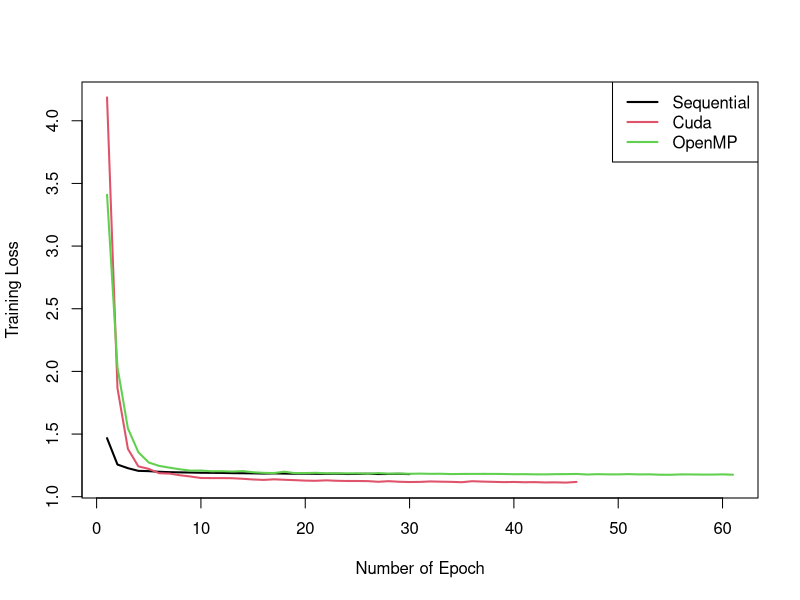
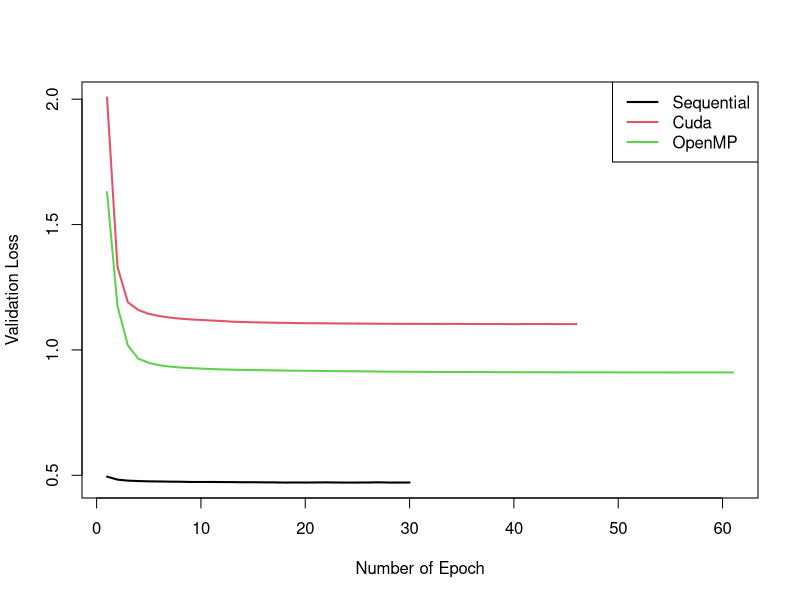
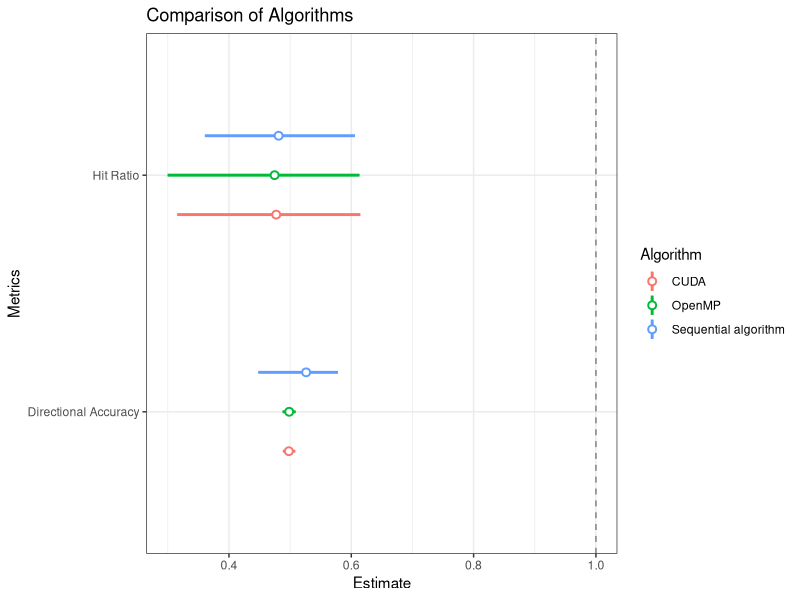
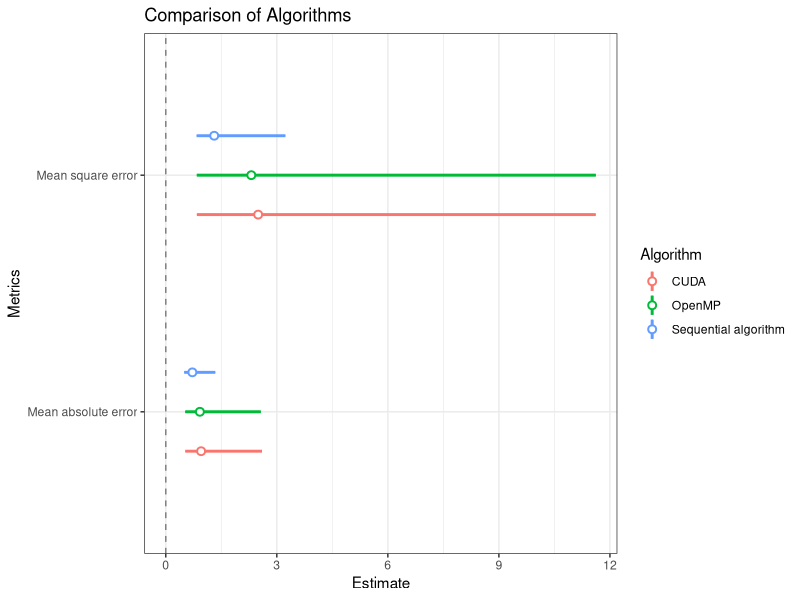
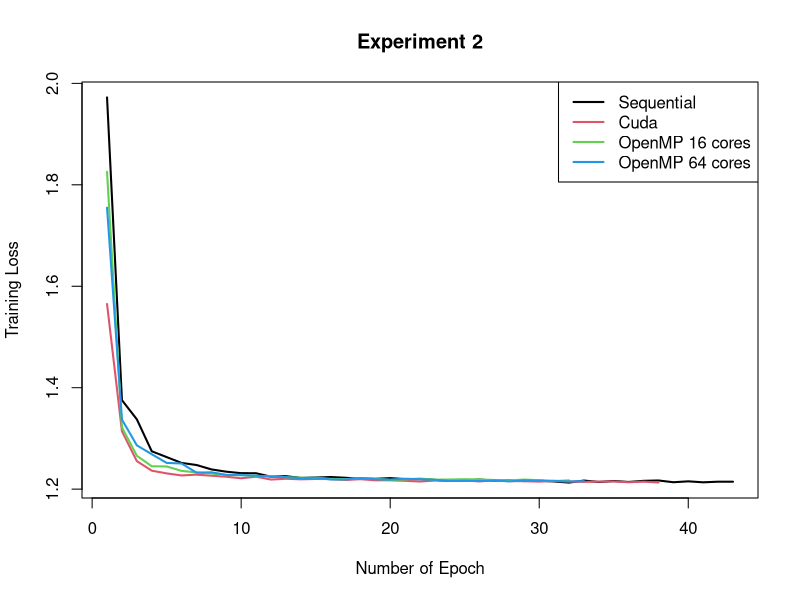
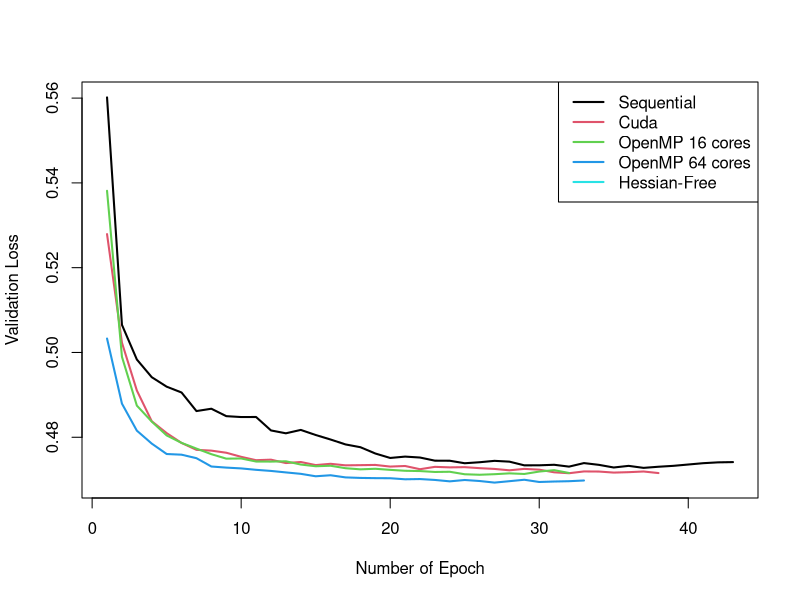
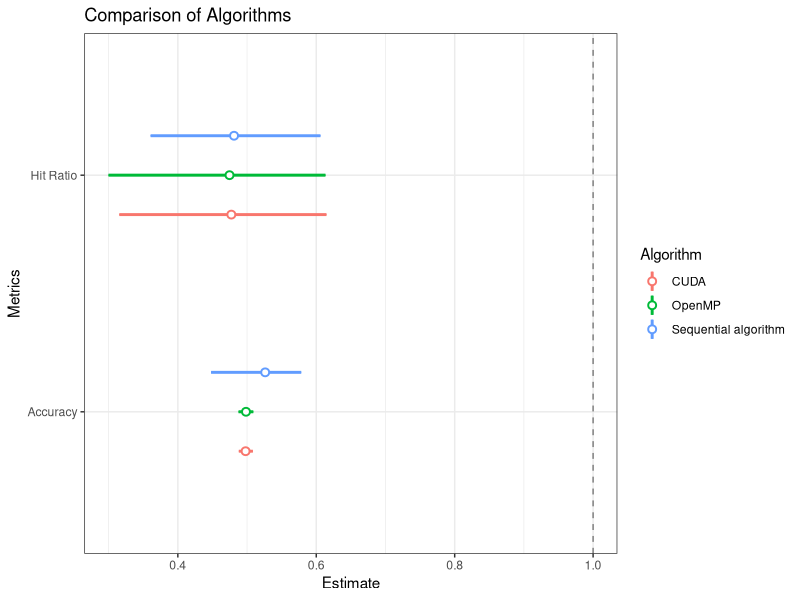
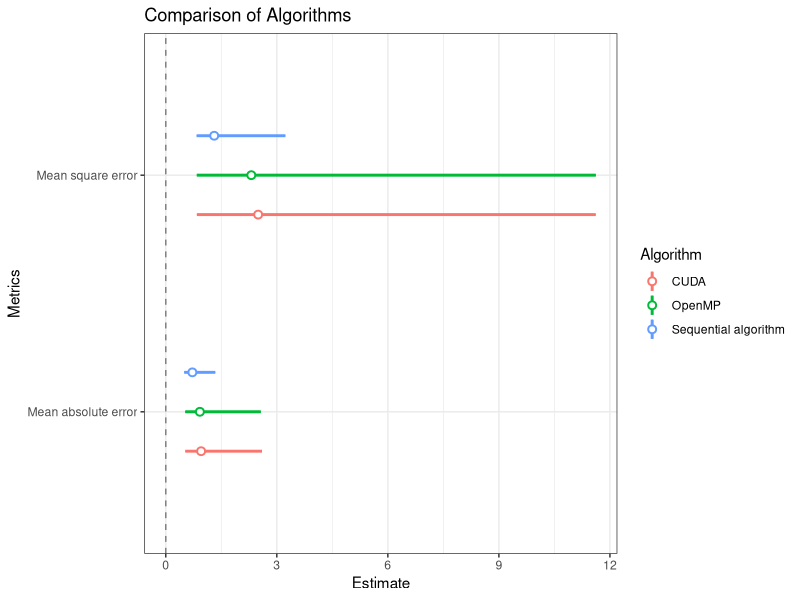

Write R code to recreate these figures, in order.
library(ggplot2)


#### Experiment 2
# Cuda
cuda_loss = c(4.1864476875070498, 1.865434858882016, 1.3818578036667259, 1.2421049187369453, 1.2219228250183762, 1.1873860242316081, 1.1846561050447364, 1.1710844644701346, 1.1613778645745194, 1.1493520467384983, 1.1486139531994601, 1.1486329878652393, 1.1475968786482387, 1.1430827979061242, 1.1375225084927636, 1.134093707839813, 1.1387619425528999, 1.1353218764150035, 1.1320594642265562, 1.1284367749675048, 1.1269697379726504, 1.1305691111583789, 1.1270616333844874, 1.125361624011326, 1.1253850482175052, 1.1243962485015861, 1.1191883372933205, 1.1238793118627746, 1.1193141058414389, 1.1171560023823144, 1.1182097850154187, 1.121804613509872, 1.1199013876335144, 1.1185683033323097, 1.11573777934897, 1.1236124903395484, 1.1206623345307904, 1.1186482728350902, 1.1164625420447942, 1.1176355209060467, 1.1155702649067138, 1.1163384416640567, 1.1138471192287678, 1.1146196820818564, 1.1126506529201059, 1.1180572273488592)
cuda_valLoss = c(2.0072012491365161, 1.3308836910046791, 1.1898811319972329, 1.1591923007800271, 1.1440527465374983, 1.1353673947055394, 1.1289888098861194, 1.1249343452515015, 1.1217366368113757, 1.119602660290955, 1.1173755876980003, 1.115369172348325, 1.1127866855196047, 1.1114358811086009, 1.1102419876317096, 1.1093661824310079, 1.1086304077492937, 1.1080767201068482, 1.1072314161641927, 1.1065888436355256, 1.1064304149340711, 1.1061709708013765, 1.1057600138026631, 1.1053760534462302, 1.1051187629984096, 1.1049061889609657, 1.1045773320584247, 1.1044010352942952, 1.1041781333938205, 1.1039768766847879, 1.1040470477323618, 1.1038473329880165, 1.1037193452330292, 1.1038674158954653, 1.1037646391479818, 1.1035288130780552, 1.1033619298081767, 1.1033607140430877, 1.1032467167565718, 1.1029506714939465, 1.1032993165730056, 1.103365499138711, 1.1034709673661451, 1.1030613779011762, 1.1030195132630107, 1.1031193078392363)

# OpenMP
mp_loss = c(3.409805499328495, 2.0337079029125276, 1.5451913123595069, 1.3552936724298799, 1.2728972357518087, 1.2456961537900491, 1.2316137226887975, 1.2183489820258353, 1.2080618803071406, 1.209092546010379, 1.2028831474236155, 1.2034926415297875, 1.2009666071696945, 1.2045347089788063, 1.195355041361837, 1.1905411621764821, 1.1889835069183778, 1.1995746627337609, 1.1877190333818461, 1.1885992504764276, 1.1906814916074686, 1.1869440702510763, 1.1869371517079734, 1.1860882184857202, 1.1865020210930235, 1.1835623651467666, 1.188523046122437, 1.1839494765506904, 1.1849036131478115, 1.1829119670917378, 1.1842800715335111, 1.1825723377246693, 1.183171790703385, 1.1805147800533642, 1.1816079980912284, 1.1821375514893055, 1.1822203703123011, 1.1821855230560121, 1.1812465252204321, 1.1794313417936864, 1.1799459516441466, 1.1786493128027495, 1.1781632999183465, 1.1799440962633292, 1.1802756407484949, 1.1817571476610744, 1.1770997101316492, 1.1797952996796546, 1.1784367299708216, 1.1781393873541044, 1.1803253505121054, 1.1778135736274897, 1.17867548796456, 1.1754595773440883, 1.1750561496623744, 1.17803274252265, 1.1777494710417644, 1.1766771836438812, 1.1766679941794698, 1.1781972104356953, 1.175555417132816)
mp_valLoss = c(1.6298283404392615, 1.1753905509254239, 1.0176372539993062, 0.96532787597207692, 0.94844931893250128, 0.93913087762844272, 0.93368505748883213, 0.92997611132527724, 0.92775612275748287, 0.92558836551166634, 0.92390562521728647, 0.92244193338612623, 0.92123467826875582, 0.92038285499990935, 0.91966368708922397, 0.91918197535773694, 0.91854219077522981, 0.91785437923009339, 0.91724137250385784, 0.91675353635977341, 0.91634755355145958, 0.91588754215227552, 0.91546032284122936, 0.91510684419106481, 0.91476105587315215, 0.91440118710415441, 0.91397016953711019, 0.91352496006576867, 0.91319743603700221, 0.91291421910376114, 0.91271834276927122, 0.91251468274683034, 0.91230674486409125, 0.91215694978737261, 0.91195519406364878, 0.91176568359005294, 0.91164710373443814, 0.91148649137410342, 0.91132126241084155, 0.91123368906918234, 0.91115821116821361, 0.91109546341357983, 0.91103248408752879, 0.91096566063555484, 0.91087319096723918, 0.91079049476402485, 0.91066640074153704, 0.91058353788365509, 0.91054786495821471, 0.91045686744989196, 0.91035037323888057, 0.91032888888504815, 0.91033884744569837, 0.91021277530037403, 0.91016925783005453, 0.91026072373272238, 0.91040968139548906, 0.9103988734434032, 0.91033606786155896, 0.91030691268685626, 0.91032514469941084)

# Sequential
seq_loss = c(1.467226750576399, 1.2566617127965094, 1.227592972155267, 1.2063684877415637, 1.2040074260884357, 1.1987919677176107, 1.195884505251702, 1.1942001514571061, 1.1928672649287668, 1.1912332596730071, 1.1906490482401726, 1.1898255327043974, 1.1881590711205123, 1.1873432976330316, 1.1864135233988558, 1.1846658958874683, 1.1859736825636416, 1.1847755152395998, 1.1833160954726913, 1.1839680973678477, 1.1829111040301279, 1.1826227560994866, 1.1832826983235067, 1.1810990721456731, 1.1819049749174324, 1.1832260668327472, 1.1809163726262988, 1.1814110681224557, 1.1826615873223409, 1.1804102148464801)
seq_valLoss = c(0.49481278140265078, 0.4828631561382713, 0.47873092350538515, 0.47714450719708779, 0.47593886872077135, 0.47548079597033238, 0.47470596324081243, 0.47446334693730829, 0.4734875054622848, 0.47340528397491588, 0.47356588049924275, 0.47305363278632251, 0.47291309655212055, 0.47234009637566954, 0.47238303021720107, 0.47201324318371385, 0.47175889297041934, 0.47107977597056239, 0.47140009451055387, 0.47114632521214178, 0.47151265656474695, 0.47179093542625822, 0.47136645322030818, 0.47096903368299836, 0.47119108865358678, 0.47133221030925487, 0.47207262944999778, 0.47115223205233292, 0.47120055307217201, 0.47126707351627534)

n = max(length(cuda_loss), length(mp_loss), length(seq_loss))
epochs = 1:n
cuda_loss = c(cuda_loss, rep(NA,n-length(cuda_loss))); cuda_valLoss = c(cuda_valLoss, rep(NA,n-length(cuda_valLoss)))
mp_loss = c(mp_loss, rep(NA,n-length(mp_loss))); mp_valLoss = c(mp_valLoss, rep(NA,n-length(mp_valLoss)))
seq_loss = c(seq_loss, rep(NA,n-length(seq_loss))); seq_valLoss = c(seq_valLoss, rep(NA,n-length(seq_valLoss)))

### Plot training loss
png("images/ex2_trainingLoss_plot.png")
plot(epochs, seq_loss, type = "l", lwd = 2, ylim = c(min(cuda_loss, seq_loss, mp_loss, na.rm = T), 
                                                     max(cuda_loss, seq_loss, mp_loss, na.rm = T)),
     xlab = "Number of Epoch", ylab = "Training Loss")
lines(epochs, cuda_loss, col = 2, lwd = 2)
lines(epochs, mp_loss, col = 3, lwd = 2)
legend("topright", legend = c("Sequential","Cuda","OpenMP"), col = 1:3, lwd = 2)
dev.off()

### Plot validation loss
png("images/ex2_validationLoss_plot.png")
plot(epochs, seq_valLoss, type = "l", lwd = 2, ylim = c(min(cuda_valLoss, seq_valLoss, mp_valLoss, na.rm = T), 
                                                     max(cuda_valLoss, seq_valLoss, mp_valLoss, na.rm = T)),
     xlab = "Number of Epoch", ylab = "Validation Loss")
lines(epochs, cuda_valLoss, col = 2, lwd = 2)
lines(epochs, mp_valLoss, col = 3, lwd = 2)
legend("topright", legend = c("Sequential","Cuda","OpenMP"), col = 1:3, lwd = 2)
dev.off()

### Plot confidence intervals
xlabs = c("Directional Accuracy", "Hit Ratio")
model1Frame <- data.frame(Metrics = xlabs,
                          Estimate = c(0.526206383587, 0.481200997221),
                          LowBound = c(0.447980097266, 0.360623058689),
                          UpBound = c(0.578286811884,0.606076303744),
                          Algorithm = "Sequential algorithm")
model2Frame <- data.frame(Metrics = xlabs,
                          Estimate = c(0.498477323571, 0.474662530513),
                          LowBound = c(0.487695749441, 0.299806753458),
                          UpBound = c(0.509055318284,0.613303498779),
                          Algorithm = "OpenMP")
model3Frame <- data.frame(Metrics = xlabs,
                          Estimate = c(0.497902989628, 0.477295362083),
                          LowBound = c(0.488097417124, 0.315439381611),
                          UpBound = c(0.508445190157,0.614732506103),
                          Algorithm = "CUDA")
# Combine these data.frames
allModelFrame <- data.frame(rbind(model1Frame, model2Frame, model3Frame))  # etc.

# Plot
png("images/ex2_accuracyAndHitRatio.png")
zp1 <- ggplot(allModelFrame, aes(colour = Algorithm))
zp1 <- zp1 + geom_hline(yintercept = 1, colour = gray(1/2), lty = 2)
zp1 <- zp1 + geom_linerange(aes(x = Metrics, ymin = LowBound, ymax = UpBound),
                            lwd = 1, position = position_dodge(width = 1/2))
zp1 <- zp1 + geom_pointrange(aes(x = Metrics, y = Estimate, ymin = LowBound,
                                 ymax = UpBound),
                             lwd = 1/2, position = position_dodge(width = 1/2),
                             shape = 21, fill = "WHITE")
zp1 <- zp1 + coord_flip() + theme_bw()
zp1 <- zp1 + ggtitle("Comparison of Algorithms")
print(zp1)
dev.off()

# MSE and MAE
xlabs = c("Mean square error", "Mean absolute error")
model1Frame <- data.frame(Metrics = xlabs,
                          Estimate = c(1.3087405831, 0.718717655156),
                          LowBound = c(0.834318048764, 0.498239329293),
                          UpBound = c(3.23088638137,1.33780171462),
                          Algorithm = "Sequential algorithm")
model2Frame <- data.frame(Metrics = xlabs,
                          Estimate = c(2.31100024114, 0.921309528683),
                          LowBound = c(0.838316850733, 0.525500713845),
                          UpBound = c(11.6191188956,2.56798020843),
                          Algorithm = "OpenMP")
model3Frame <- data.frame(Metrics = xlabs,
                          Estimate = c(2.49617803848, 0.954769175157),
                          LowBound = c(0.840065719306, 0.526726699958),
                          UpBound = c(11.616296602,2.60011201977),
                          Algorithm = "CUDA")

allModelFrame <- data.frame(rbind(model1Frame, model2Frame, model3Frame))
png("images/ex2_MSEandMAE.png")
zp1 <- ggplot(allModelFrame, aes(colour = Algorithm))
zp1 <- zp1 + geom_hline(yintercept = 0, colour = gray(1/2), lty = 2)
zp1 <- zp1 + geom_linerange(aes(x = Metrics, ymin = LowBound, ymax = UpBound),
                            lwd = 1, position = position_dodge(width = 1/2))
zp1 <- zp1 + geom_pointrange(aes(x = Metrics, y = Estimate, ymin = LowBound,
                                 ymax = UpBound),
                             lwd = 1/2, position = position_dodge(width = 1/2),
                             shape = 21, fill = "WHITE")
zp1 <- zp1 + coord_flip() + theme_bw()
zp1 <- zp1 + ggtitle("Comparison of Algorithms")
print(zp1)
dev.off()

#### Experiment 4 Hessian-Free
# Cuda
cuda_loss = c(1.565016429669537, 1.3142119318509204, 1.2551753065905067, 1.2363958944996583, 1.2310365140047326, 1.2269748800435456, 1.2285545747348772, 1.2264781225384707, 1.2244665228628537, 1.2214250217058205, 1.2245545345452353, 1.2188701528651695, 1.2204451327851522, 1.2193338418194866, 1.2200314313782767, 1.2198468162222329, 1.21799619414597, 1.2196180421064133, 1.2174114943269241, 1.2173559003032828, 1.2164036436907666, 1.2149890678554578, 1.2168772177983904, 1.2166541055615452, 1.2168817204148785, 1.2153135794435574, 1.2172052857002038, 1.2159806417304881, 1.2156058380507047, 1.2148386708696708, 1.2161772875908676, 1.2151173406926352, 1.2143086288092924, 1.2148957654958379, 1.2151109878688886, 1.2135543054523235, 1.2146850180860977, 1.2130851431216265)
cuda_valLoss = c(0.52792000928096283, 0.50230332247836251, 0.49103443909711275, 0.48377753305269533, 0.4809806459760903, 0.4786507877502249, 0.47703165280365034, 0.47684796860429007, 0.47635053110077208, 0.47538334449137698, 0.47459120153934198, 0.47471490118485871, 0.47391448412480047, 0.47416459975714548, 0.47343613178818844, 0.473739285733279, 0.47337722522947234, 0.47342088158193496, 0.47347601625187086, 0.4730867660303027, 0.47322335275542582, 0.47246396795344542, 0.4730221190217746, 0.47290043518333913, 0.47294925593053372, 0.47271207399860682, 0.4725320589500977, 0.47220698851394471, 0.47254267545448292, 0.47235912153599219, 0.47173560271835741, 0.47151723020725211, 0.47194094529927211, 0.47191520277952498, 0.47166792566157045, 0.47176682953938143, 0.4719264926690187, 0.47155476320050538)

# OpenMP
mp16_loss = c(1.8256682226299268, 1.3218321030761921, 1.2657124283856664, 1.2450576970445988, 1.2446758356245708, 1.2359806746911757, 1.2327995006365047, 1.2308067089864558, 1.2274803584986917, 1.2281529920757266, 1.2256931520578924, 1.2254862473081536, 1.2234877650765004, 1.222465954715265, 1.22230380294795, 1.2202177972831092, 1.2196661715249548, 1.2219613972745367, 1.2206135170281565, 1.2180570547459779, 1.2191092211833121, 1.2208922621823304, 1.2186795921470781, 1.2189334816751773, 1.2194885603749495, 1.219105385616758, 1.21799163022785, 1.2173678800005683, 1.2187822072181209, 1.2176109915215927, 1.2158759172688585, 1.2172815214374351)
mp16_valLoss = c(0.53813304876600732, 0.49898632739075977, 0.48746870228432398, 0.48369317051175748, 0.48043168304840395, 0.47867560325757935, 0.4773257697572923, 0.47601104339683797, 0.47495464371299967, 0.47499653187282698, 0.47427813555822246, 0.47425931646245578, 0.47433484609522814, 0.47356637196858808, 0.47316551205248103, 0.47328172815031988, 0.47270214774044922, 0.47243443935932933, 0.47256570443024826, 0.47231214165923041, 0.47209625607184513, 0.47202766075193392, 0.47181600440661742, 0.47186066942183785, 0.47127355613140748, 0.4711564504907807, 0.47128856457771395, 0.47148704467096819, 0.47134156518943565, 0.47191179728006183, 0.47224349589400133, 0.47157388862622596)

mp64_loss = c(1.7550187717005425, 1.3372043929308384, 1.2863338827611859, 1.2687803906313047, 1.2516866095878798, 1.2505389827225866, 1.2324491081903677, 1.2331882422373137, 1.228118859881417, 1.2274813576059831, 1.226629631155399, 1.224632855637138, 1.2235712644111061, 1.2215129537049105, 1.2226333456524003, 1.2190010034634249, 1.2191487406390069, 1.2218399531949633, 1.2195936353029995, 1.2186986259135537, 1.2204855282749552, 1.2195856653854589, 1.218305425435289, 1.2161347397549827, 1.2164286388706929, 1.2159162988092647, 1.2171638241411322, 1.2151692403010967, 1.2174206298016363, 1.2164489898676445, 1.2162925097339354, 1.2151036434788884, 1.2157393443932973)
mp64_valLoss = c(0.50328868306403374, 0.48792955745233596, 0.48155884748501998, 0.4785042224337332, 0.47604977092709788, 0.47589097194504032, 0.47506386807354473, 0.47310093438038264, 0.47284475364555789, 0.47265371114094751, 0.47232114179007212, 0.47205939547306397, 0.47170986707622548, 0.47137489731585763, 0.47079992875295423, 0.47103924523029361, 0.47053394758297762, 0.47040960987016489, 0.47035830605217632, 0.47033661471978089, 0.47008837407798554, 0.47014465067969802, 0.46993221262074419, 0.46960238212379918, 0.46992023989855614, 0.46968216603656987, 0.46930815581851204, 0.4696393504015115, 0.46997840815299813, 0.46945107398927316, 0.46956127204392228, 0.46963667937369624, 0.46980342420584237)

# Sequential
seq_loss = c(1.9723429999831854, 1.3754175297541293, 1.3376061790873732, 1.2746191690035786, 1.2631476142623377, 1.2516381835924102, 1.24757458260081, 1.2388902119197949, 1.2344052253502342, 1.2314713024879129, 1.2312916304809511, 1.2245766827246856, 1.2256223406843572, 1.2220312692692488, 1.2227997502066035, 1.2239135339672698, 1.2224045311113421, 1.2205263670092839, 1.2203179959398138, 1.2217431497173559, 1.2197952987038321, 1.2196300642984097, 1.218200763487135, 1.2163162712640643, 1.2170532377295966, 1.218823976043516, 1.2166619603661122, 1.2171644744404224, 1.2159686780510564, 1.2165754117059069, 1.2151360172016969, 1.2128855662690399, 1.2169340714929759, 1.2140697671460263, 1.2160363069108724, 1.2141288989555696, 1.2163547446154634, 1.2170676779283789, 1.213590940320088, 1.2153712956613101, 1.2134358402317689, 1.2146660656217498, 1.2146773641786273)
seq_valLoss = c(0.56016299845728823, 0.50651573853875675, 0.49834189507708093, 0.49416927543146705, 0.49193217166315739, 0.49055695679911915, 0.48617929606304189, 0.48673111426473825, 0.48497859074499244, 0.48476902577526426, 0.48478194666236862, 0.48161094287429029, 0.4809356811512524, 0.48173419491048325, 0.48053195948139882, 0.47946715710980148, 0.47831131963166007, 0.4776552447294411, 0.47617238303652154, 0.47511809212124873, 0.47543930618032659, 0.47521927899783611, 0.47448014539867128, 0.47446282195278394, 0.4738721411857153, 0.47410916932133756, 0.47443809123822334, 0.47424937389127714, 0.47337661880164206, 0.47338586988829762, 0.47351091392893985, 0.47307537973239711, 0.47390855209646021, 0.47349646740896434, 0.4728694430051078, 0.47325409474112051, 0.47278013981117001, 0.47304726044039225, 0.47325925374419203, 0.47357266111323881, 0.4738842572091459, 0.47408273826055669, 0.47414244337372929)

# Hessian
hes_valLoss = c(0.23822556946230475, 0.23650290962020362, 0.23513778235785765, 0.23606774062910943, 0.23697069923153471, 0.24483997958360218, 0.23274376326053761, 0.23452026176530508, 0.24374483426091495, 0.23664583309545736, 0.23422947087938448, 0.23287581577734032, 0.23200900804992228, 0.23269670224814976, 0.23221523320987017, 0.23320547733834829)

n = max(length(cuda_loss), length(mp16_loss), length(mp16_loss), length(seq_loss), length(hes_valLoss))
epochs = 1:n
cuda_loss = c(cuda_loss, rep(NA,n-length(cuda_loss))); cuda_valLoss = c(cuda_valLoss, rep(NA,n-length(cuda_valLoss)))
mp16_loss = c(mp16_loss, rep(NA,n-length(mp16_loss))); mp16_valLoss = c(mp16_valLoss, rep(NA,n-length(mp16_valLoss)))
mp64_loss = c(mp64_loss, rep(NA,n-length(mp64_loss))); mp64_valLoss = c(mp64_valLoss, rep(NA,n-length(mp64_valLoss)))
seq_loss = c(seq_loss, rep(NA,n-length(seq_loss))); seq_valLoss = c(seq_valLoss, rep(NA,n-length(seq_valLoss)))
hes_valLoss = c(hes_valLoss, rep(NA,n-length(hes_valLoss)))

### Plot training loss
png("images/ex4_trainingLoss_plot.png")
plot(epochs, seq_loss, type = "l", lwd = 2, ylim = c(min(cuda_loss, seq_loss, mp16_loss, mp64_loss, na.rm = T), 
                                                     max(cuda_loss, seq_loss, mp16_loss, mp64_loss, na.rm = T)),
     xlab = "Number of Epoch", ylab = "Training Loss", main = "Experiment 2")
lines(epochs, cuda_loss, col = 2, lwd = 2)
lines(epochs, mp16_loss, col = 3, lwd = 2)
lines(epochs, mp64_loss, col = 4, lwd = 2)
legend("topright", legend = c("Sequential","Cuda","OpenMP 16 cores", "OpenMP 64 cores"), col = 1:4, lwd = 2)
dev.off()

### Plot validation loss
png("images/ex4_validationLoss_plot.png")
plot(epochs, seq_valLoss, type = "l", lwd = 2, ylim = c(min(cuda_valLoss, seq_valLoss, mp16_valLoss, mp64_valLoss, na.rm = T), 
                                                        max(cuda_valLoss, seq_valLoss, mp16_valLoss, mp64_valLoss, na.rm = T)),
     xlab = "Number of Epoch", ylab = "Validation Loss")
lines(epochs, cuda_valLoss, col = 2, lwd = 2)
lines(epochs, mp16_valLoss, col = 3, lwd = 2)
lines(epochs, mp64_valLoss, col = 4, lwd = 2)
lines(epochs, hes_valLoss, col = 5, lwd = 2)
legend("topright", legend = c("Sequential","Cuda","OpenMP 16 cores", "OpenMP 64 cores", "Hessian-Free"), col = 1:5, lwd = 2)
dev.off()

### Plot confidence intervals
xlabs = c("Accuracy", "Hit Ratio")
model1Frame <- data.frame(Metrics = xlabs,
                          Estimate = c(0.526206383587, 0.481200997221),
                          LowBound = c(0.447980097266, 0.360623058689),
                          UpBound = c(0.578286811884,0.606076303744),
                          Algorithm = "Sequential algorithm")
model2Frame <- data.frame(Metrics = xlabs,
                          Estimate = c(0.498477323571, 0.474662530513),
                          LowBound = c(0.487695749441, 0.299806753458),
                          UpBound = c(0.509055318284,0.613303498779),
                          Algorithm = "OpenMP")
model3Frame <- data.frame(Metrics = xlabs,
                          Estimate = c(0.497902989628, 0.477295362083),
                          LowBound = c(0.488097417124, 0.315439381611),
                          UpBound = c(0.508445190157,0.614732506103),
                          Algorithm = "CUDA")
# Combine these data.frames
allModelFrame <- data.frame(rbind(model1Frame, model2Frame, model3Frame))  # etc.

# Plot
png("images/ex2_accuracyAndHitRatio.png")
zp1 <- ggplot(allModelFrame, aes(colour = Algorithm))
zp1 <- zp1 + geom_hline(yintercept = 1, colour = gray(1/2), lty = 2)
zp1 <- zp1 + geom_linerange(aes(x = Metrics, ymin = LowBound, ymax = UpBound),
                            lwd = 1, position = position_dodge(width = 1/2))
zp1 <- zp1 + geom_pointrange(aes(x = Metrics, y = Estimate, ymin = LowBound,
                                 ymax = UpBound),
                             lwd = 1/2, position = position_dodge(width = 1/2),
                             shape = 21, fill = "WHITE")
zp1 <- zp1 + coord_flip() + theme_bw()
zp1 <- zp1 + ggtitle("Comparison of Algorithms")
print(zp1)
dev.off()

# MSE and MAE
xlabs = c("Mean square error", "Mean absolute error")
model1Frame <- data.frame(Metrics = xlabs,
                          Estimate = c(1.3087405831, 0.718717655156),
                          LowBound = c(0.834318048764, 0.498239329293),
                          UpBound = c(3.23088638137,1.33780171462),
                          Algorithm = "Sequential algorithm")
model2Frame <- data.frame(Metrics = xlabs,
                          Estimate = c(2.31100024114, 0.921309528683),
                          LowBound = c(0.838316850733, 0.525500713845),
                          UpBound = c(11.6191188956,2.56798020843),
                          Algorithm = "OpenMP")
model3Frame <- data.frame(Metrics = xlabs,
                          Estimate = c(2.49617803848, 0.954769175157),
                          LowBound = c(0.840065719306, 0.526726699958),
                          UpBound = c(11.616296602,2.60011201977),
                          Algorithm = "CUDA")

allModelFrame <- data.frame(rbind(model1Frame, model2Frame, model3Frame))
png("images/ex2_MSEandMAE.png")
zp1 <- ggplot(allModelFrame, aes(colour = Algorithm))
zp1 <- zp1 + geom_hline(yintercept = 0, colour = gray(1/2), lty = 2)
zp1 <- zp1 + geom_linerange(aes(x = Metrics, ymin = LowBound, ymax = UpBound),
                            lwd = 1, position = position_dodge(width = 1/2))
zp1 <- zp1 + geom_pointrange(aes(x = Metrics, y = Estimate, ymin = LowBound,
                                 ymax = UpBound),
                             lwd = 1/2, position = position_dodge(width = 1/2),
                             shape = 21, fill = "WHITE")
zp1 <- zp1 + coord_flip() + theme_bw()
zp1 <- zp1 + ggtitle("Comparison of Algorithms")
print(zp1)
dev.off()

